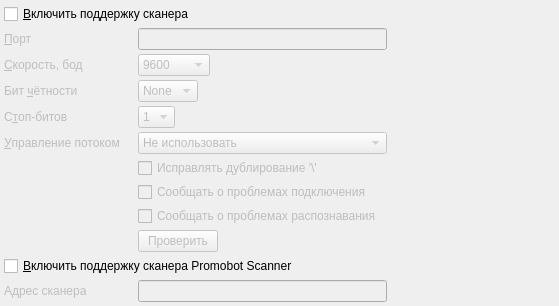
<?xml version="1.0" encoding="UTF-8"?>
<ui version="4.0">
 <class>serialPortScannerPage</class>
 <widget class="QWidget" name="serialPortScannerPage">
  <property name="geometry">
   <rect>
    <x>0</x>
    <y>0</y>
    <width>559</width>
    <height>300</height>
   </rect>
  </property>
  <property name="windowTitle">
   <string>Подключение сканера</string>
  </property>
  <layout class="QGridLayout" name="gridLayout">
   <property name="margin">
    <number>4</number>
   </property>
   <property name="spacing">
    <number>4</number>
   </property>
   <item row="1" column="0">
    <widget class="QLabel" name="lblScanPort">
     <property name="enabled">
      <bool>false</bool>
     </property>
     <property name="minimumSize">
      <size>
       <width>130</width>
       <height>0</height>
      </size>
     </property>
     <property name="text">
      <string>&amp;Порт</string>
     </property>
     <property name="buddy">
      <cstring>edtScanPort</cstring>
     </property>
    </widget>
   </item>
   <item row="1" column="3">
    <spacer name="horizontalSpacer_8">
     <property name="orientation">
      <enum>Qt::Horizontal</enum>
     </property>
     <property name="sizeHint" stdset="0">
      <size>
       <width>84</width>
       <height>20</height>
      </size>
     </property>
    </spacer>
   </item>
   <item row="2" column="0">
    <widget class="QLabel" name="lblScanBaudrate">
     <property name="enabled">
      <bool>false</bool>
     </property>
     <property name="minimumSize">
      <size>
       <width>130</width>
       <height>0</height>
      </size>
     </property>
     <property name="text">
      <string>&amp;Скорость, бод</string>
     </property>
     <property name="buddy">
      <cstring>cmbScanBaudrate</cstring>
     </property>
    </widget>
   </item>
   <item row="1" column="1" colspan="2">
    <widget class="QLineEdit" name="edtScanPort">
     <property name="enabled">
      <bool>false</bool>
     </property>
     <property name="toolTip">
      <string>&lt;html&gt;&lt;head/&gt;&lt;body&gt;&lt;p&gt;для Windows:&lt;/p&gt;&lt;ul style=&quot;margin-top: 0px; margin-bottom: 0px; margin-left: 0px; margin-right: 0px; -qt-list-indent: 1;&quot;&gt;&lt;li style=&quot; margin-top:12px; margin-bottom:12px; margin-left:0px; margin-right:0px; -qt-block-indent:0; text-indent:0px;&quot;&gt;&lt;span style=&quot; font-weight:600;&quot;&gt;com&lt;/span&gt;&lt;span style=&quot; font-weight:600; font-style:italic;&quot;&gt;{N}&lt;/span&gt;&lt;/li&gt;&lt;/ul&gt;&lt;p&gt;для linux (обычно):&lt;/p&gt;&lt;ul style=&quot;margin-top: 0px; margin-bottom: 0px; margin-left: 0px; margin-right: 0px; -qt-list-indent: 1;&quot;&gt;&lt;li style=&quot; margin-top:12px; margin-bottom:0px; margin-left:0px; margin-right:0px; -qt-block-indent:0; text-indent:0px;&quot;&gt;RS-232:&lt;span style=&quot; font-weight:600;&quot;&gt;/dev/ttyS&lt;/span&gt;&lt;span style=&quot; font-weight:600; font-style:italic;&quot;&gt;{N}&lt;/span&gt; ,&lt;/li&gt;&lt;li style=&quot; margin-top:0px; margin-bottom:12px; margin-left:0px; margin-right:0px; -qt-block-indent:0; text-indent:0px;&quot;&gt;USB: &lt;span style=&quot; font-weight:600;&quot;&gt;/dev/ttyUSB&lt;/span&gt;&lt;span style=&quot; font-weight:600; font-style:italic;&quot;&gt;{N}&lt;/span&gt;&lt;/li&gt;&lt;/ul&gt;&lt;/body&gt;&lt;/html&gt;</string>
     </property>
    </widget>
   </item>
   <item row="0" column="0" colspan="4">
    <widget class="QCheckBox" name="chkScanEnable">
     <property name="text">
      <string>&amp;Включить поддержку сканера</string>
     </property>
    </widget>
   </item>
   <item row="3" column="3">
    <spacer name="horizontalSpacer_10">
     <property name="orientation">
      <enum>Qt::Horizontal</enum>
     </property>
     <property name="sizeHint" stdset="0">
      <size>
       <width>84</width>
       <height>20</height>
      </size>
     </property>
    </spacer>
   </item>
   <item row="3" column="1">
    <widget class="QComboBox" name="cmbScanParity">
     <property name="enabled">
      <bool>false</bool>
     </property>
     <property name="sizePolicy">
      <sizepolicy hsizetype="Maximum" vsizetype="Fixed">
       <horstretch>0</horstretch>
       <verstretch>0</verstretch>
      </sizepolicy>
     </property>
     <item>
      <property name="text">
       <string>None</string>
      </property>
     </item>
     <item>
      <property name="text">
       <string>Odd</string>
      </property>
     </item>
     <item>
      <property name="text">
       <string>Even</string>
      </property>
     </item>
    </widget>
   </item>
   <item row="2" column="3">
    <spacer name="horizontalSpacer_9">
     <property name="orientation">
      <enum>Qt::Horizontal</enum>
     </property>
     <property name="sizeHint" stdset="0">
      <size>
       <width>84</width>
       <height>20</height>
      </size>
     </property>
    </spacer>
   </item>
   <item row="2" column="1">
    <widget class="QComboBox" name="cmbScanBaudrate">
     <property name="enabled">
      <bool>false</bool>
     </property>
     <property name="sizePolicy">
      <sizepolicy hsizetype="Maximum" vsizetype="Fixed">
       <horstretch>0</horstretch>
       <verstretch>0</verstretch>
      </sizepolicy>
     </property>
     <property name="currentIndex">
      <number>2</number>
     </property>
     <item>
      <property name="text">
       <string>2400</string>
      </property>
     </item>
     <item>
      <property name="text">
       <string>4800</string>
      </property>
     </item>
     <item>
      <property name="text">
       <string>9600</string>
      </property>
     </item>
     <item>
      <property name="text">
       <string>19200</string>
      </property>
     </item>
     <item>
      <property name="text">
       <string>38400</string>
      </property>
     </item>
     <item>
      <property name="text">
       <string>57600</string>
      </property>
     </item>
     <item>
      <property name="text">
       <string>115200</string>
      </property>
     </item>
    </widget>
   </item>
   <item row="3" column="0">
    <widget class="QLabel" name="lblScanParity">
     <property name="enabled">
      <bool>false</bool>
     </property>
     <property name="minimumSize">
      <size>
       <width>130</width>
       <height>0</height>
      </size>
     </property>
     <property name="text">
      <string>Бит &amp;чётности</string>
     </property>
     <property name="buddy">
      <cstring>cmbScanParity</cstring>
     </property>
    </widget>
   </item>
   <item row="4" column="0">
    <widget class="QLabel" name="lblScanStopBits">
     <property name="enabled">
      <bool>false</bool>
     </property>
     <property name="minimumSize">
      <size>
       <width>130</width>
       <height>0</height>
      </size>
     </property>
     <property name="text">
      <string>С&amp;топ-битов</string>
     </property>
     <property name="buddy">
      <cstring>cmbScanStopBits</cstring>
     </property>
    </widget>
   </item>
   <item row="4" column="1">
    <widget class="QComboBox" name="cmbScanStopBits">
     <property name="enabled">
      <bool>false</bool>
     </property>
     <property name="sizePolicy">
      <sizepolicy hsizetype="Maximum" vsizetype="Fixed">
       <horstretch>0</horstretch>
       <verstretch>0</verstretch>
      </sizepolicy>
     </property>
     <item>
      <property name="text">
       <string>1</string>
      </property>
     </item>
     <item>
      <property name="text">
       <string>2</string>
      </property>
     </item>
    </widget>
   </item>
   <item row="5" column="0">
    <widget class="QLabel" name="lblScanFlowControl">
     <property name="enabled">
      <bool>false</bool>
     </property>
     <property name="minimumSize">
      <size>
       <width>130</width>
       <height>0</height>
      </size>
     </property>
     <property name="text">
      <string>&amp;Управление потоком</string>
     </property>
     <property name="buddy">
      <cstring>cmbScanFlowControl</cstring>
     </property>
    </widget>
   </item>
   <item row="5" column="1" colspan="2">
    <widget class="QComboBox" name="cmbScanFlowControl">
     <property name="enabled">
      <bool>false</bool>
     </property>
     <item>
      <property name="text">
       <string>Не использовать</string>
      </property>
     </item>
     <item>
      <property name="text">
       <string>Аппаратное</string>
      </property>
     </item>
     <item>
      <property name="text">
       <string>Программное</string>
      </property>
     </item>
    </widget>
   </item>
   <item row="9" column="2">
    <spacer name="horizontalSpacer_13">
     <property name="orientation">
      <enum>Qt::Horizontal</enum>
     </property>
     <property name="sizeHint" stdset="0">
      <size>
       <width>85</width>
       <height>20</height>
      </size>
     </property>
    </spacer>
   </item>
   <item row="7" column="1" colspan="3">
    <widget class="QCheckBox" name="chkScanConnectionReport">
     <property name="enabled">
      <bool>false</bool>
     </property>
     <property name="text">
      <string>Сообщать о проблемах подключения</string>
     </property>
    </widget>
   </item>
   <item row="8" column="1" colspan="3">
    <widget class="QCheckBox" name="chkScanParseReport">
     <property name="enabled">
      <bool>false</bool>
     </property>
     <property name="text">
      <string>Сообщать о проблемах распознавания</string>
     </property>
    </widget>
   </item>
   <item row="6" column="1" colspan="3">
    <widget class="QCheckBox" name="chkScanCorrectBackslashes">
     <property name="enabled">
      <bool>false</bool>
     </property>
     <property name="text">
      <string>Исправлять дублирование '\'</string>
     </property>
    </widget>
   </item>
   <item row="9" column="1">
    <widget class="QPushButton" name="btnScanTest">
     <property name="enabled">
      <bool>false</bool>
     </property>
     <property name="sizePolicy">
      <sizepolicy hsizetype="Maximum" vsizetype="Fixed">
       <horstretch>0</horstretch>
       <verstretch>0</verstretch>
      </sizepolicy>
     </property>
     <property name="text">
      <string>Проверить</string>
     </property>
    </widget>
   </item>
   <item row="12" column="0">
    <spacer name="verticalSpacer_5">
     <property name="orientation">
      <enum>Qt::Vertical</enum>
     </property>
     <property name="sizeHint" stdset="0">
      <size>
       <width>20</width>
       <height>42</height>
      </size>
     </property>
    </spacer>
   </item>
   <item row="10" column="0" colspan="4">
    <widget class="QCheckBox" name="chkScanPromobotEnable">
     <property name="text">
      <string>&amp;Включить поддержку сканера Promobot Scanner</string>
     </property>
    </widget>
   </item>
   <item row="11" column="0">
    <widget class="QLabel" name="lblScanPromobotUrl">
     <property name="enabled">
      <bool>false</bool>
     </property>
     <property name="minimumSize">
      <size>
       <width>130</width>
       <height>0</height>
      </size>
     </property>
     <property name="text">
      <string>Адрес сканера</string>
     </property>
     <property name="buddy">
      <cstring></cstring>
     </property>
    </widget>
   </item>
   <item row="11" column="1" colspan="2">
    <widget class="QLineEdit" name="edtScanPromobotAddress">
     <property name="enabled">
      <bool>false</bool>
     </property>
     <property name="toolTip">
      <string>&lt;html&gt;&lt;head/&gt;&lt;body&gt;&lt;p&gt;для Windows:&lt;/p&gt;&lt;ul style=&quot;margin-top: 0px; margin-bottom: 0px; margin-left: 0px; margin-right: 0px; -qt-list-indent: 1;&quot;&gt;&lt;li style=&quot; margin-top:12px; margin-bottom:12px; margin-left:0px; margin-right:0px; -qt-block-indent:0; text-indent:0px;&quot;&gt;&lt;span style=&quot; font-weight:600;&quot;&gt;com&lt;/span&gt;&lt;span style=&quot; font-weight:600; font-style:italic;&quot;&gt;{N}&lt;/span&gt;&lt;/li&gt;&lt;/ul&gt;&lt;p&gt;для linux (обычно):&lt;/p&gt;&lt;ul style=&quot;margin-top: 0px; margin-bottom: 0px; margin-left: 0px; margin-right: 0px; -qt-list-indent: 1;&quot;&gt;&lt;li style=&quot; margin-top:12px; margin-bottom:0px; margin-left:0px; margin-right:0px; -qt-block-indent:0; text-indent:0px;&quot;&gt;RS-232:&lt;span style=&quot; font-weight:600;&quot;&gt;/dev/ttyS&lt;/span&gt;&lt;span style=&quot; font-weight:600; font-style:italic;&quot;&gt;{N}&lt;/span&gt; ,&lt;/li&gt;&lt;li style=&quot; margin-top:0px; margin-bottom:12px; margin-left:0px; margin-right:0px; -qt-block-indent:0; text-indent:0px;&quot;&gt;USB: &lt;span style=&quot; font-weight:600;&quot;&gt;/dev/ttyUSB&lt;/span&gt;&lt;span style=&quot; font-weight:600; font-style:italic;&quot;&gt;{N}&lt;/span&gt;&lt;/li&gt;&lt;/ul&gt;&lt;/body&gt;&lt;/html&gt;</string>
     </property>
    </widget>
   </item>
   <item row="11" column="3">
    <spacer name="horizontalSpacer_11">
     <property name="orientation">
      <enum>Qt::Horizontal</enum>
     </property>
     <property name="sizeHint" stdset="0">
      <size>
       <width>84</width>
       <height>20</height>
      </size>
     </property>
    </spacer>
   </item>
   <item row="4" column="3">
    <spacer name="horizontalSpacer_12">
     <property name="orientation">
      <enum>Qt::Horizontal</enum>
     </property>
     <property name="sizeHint" stdset="0">
      <size>
       <width>84</width>
       <height>20</height>
      </size>
     </property>
    </spacer>
   </item>
  </layout>
 </widget>
 <tabstops>
  <tabstop>chkScanEnable</tabstop>
  <tabstop>edtScanPort</tabstop>
  <tabstop>cmbScanBaudrate</tabstop>
  <tabstop>cmbScanParity</tabstop>
  <tabstop>cmbScanStopBits</tabstop>
  <tabstop>cmbScanFlowControl</tabstop>
  <tabstop>chkScanConnectionReport</tabstop>
  <tabstop>chkScanCorrectBackslashes</tabstop>
  <tabstop>chkScanParseReport</tabstop>
  <tabstop>btnScanTest</tabstop>
 </tabstops>
 <resources/>
 <connections>
  <connection>
   <sender>chkScanEnable</sender>
   <signal>toggled(bool)</signal>
   <receiver>lblScanPort</receiver>
   <slot>setEnabled(bool)</slot>
   <hints>
    <hint type="sourcelabel">
     <x>9</x>
     <y>13</y>
    </hint>
    <hint type="destinationlabel">
     <x>8</x>
     <y>34</y>
    </hint>
   </hints>
  </connection>
  <connection>
   <sender>chkScanEnable</sender>
   <signal>toggled(bool)</signal>
   <receiver>lblScanBaudrate</receiver>
   <slot>setEnabled(bool)</slot>
   <hints>
    <hint type="sourcelabel">
     <x>19</x>
     <y>13</y>
    </hint>
    <hint type="destinationlabel">
     <x>18</x>
     <y>57</y>
    </hint>
   </hints>
  </connection>
  <connection>
   <sender>chkScanEnable</sender>
   <signal>toggled(bool)</signal>
   <receiver>lblScanParity</receiver>
   <slot>setEnabled(bool)</slot>
   <hints>
    <hint type="sourcelabel">
     <x>26</x>
     <y>13</y>
    </hint>
    <hint type="destinationlabel">
     <x>28</x>
     <y>84</y>
    </hint>
   </hints>
  </connection>
  <connection>
   <sender>chkScanEnable</sender>
   <signal>toggled(bool)</signal>
   <receiver>lblScanStopBits</receiver>
   <slot>setEnabled(bool)</slot>
   <hints>
    <hint type="sourcelabel">
     <x>36</x>
     <y>12</y>
    </hint>
    <hint type="destinationlabel">
     <x>40</x>
     <y>108</y>
    </hint>
   </hints>
  </connection>
  <connection>
   <sender>chkScanEnable</sender>
   <signal>toggled(bool)</signal>
   <receiver>lblScanFlowControl</receiver>
   <slot>setEnabled(bool)</slot>
   <hints>
    <hint type="sourcelabel">
     <x>51</x>
     <y>10</y>
    </hint>
    <hint type="destinationlabel">
     <x>54</x>
     <y>136</y>
    </hint>
   </hints>
  </connection>
  <connection>
   <sender>chkScanEnable</sender>
   <signal>toggled(bool)</signal>
   <receiver>edtScanPort</receiver>
   <slot>setEnabled(bool)</slot>
   <hints>
    <hint type="sourcelabel">
     <x>141</x>
     <y>10</y>
    </hint>
    <hint type="destinationlabel">
     <x>143</x>
     <y>27</y>
    </hint>
   </hints>
  </connection>
  <connection>
   <sender>chkScanEnable</sender>
   <signal>toggled(bool)</signal>
   <receiver>cmbScanBaudrate</receiver>
   <slot>setEnabled(bool)</slot>
   <hints>
    <hint type="sourcelabel">
     <x>151</x>
     <y>11</y>
    </hint>
    <hint type="destinationlabel">
     <x>152</x>
     <y>55</y>
    </hint>
   </hints>
  </connection>
  <connection>
   <sender>chkScanEnable</sender>
   <signal>toggled(bool)</signal>
   <receiver>cmbScanParity</receiver>
   <slot>setEnabled(bool)</slot>
   <hints>
    <hint type="sourcelabel">
     <x>160</x>
     <y>13</y>
    </hint>
    <hint type="destinationlabel">
     <x>161</x>
     <y>82</y>
    </hint>
   </hints>
  </connection>
  <connection>
   <sender>chkScanEnable</sender>
   <signal>toggled(bool)</signal>
   <receiver>cmbScanStopBits</receiver>
   <slot>setEnabled(bool)</slot>
   <hints>
    <hint type="sourcelabel">
     <x>172</x>
     <y>12</y>
    </hint>
    <hint type="destinationlabel">
     <x>172</x>
     <y>111</y>
    </hint>
   </hints>
  </connection>
  <connection>
   <sender>chkScanEnable</sender>
   <signal>toggled(bool)</signal>
   <receiver>cmbScanFlowControl</receiver>
   <slot>setEnabled(bool)</slot>
   <hints>
    <hint type="sourcelabel">
     <x>182</x>
     <y>14</y>
    </hint>
    <hint type="destinationlabel">
     <x>185</x>
     <y>136</y>
    </hint>
   </hints>
  </connection>
  <connection>
   <sender>chkScanEnable</sender>
   <signal>toggled(bool)</signal>
   <receiver>chkScanCorrectBackslashes</receiver>
   <slot>setEnabled(bool)</slot>
   <hints>
    <hint type="sourcelabel">
     <x>194</x>
     <y>11</y>
    </hint>
    <hint type="destinationlabel">
     <x>196</x>
     <y>160</y>
    </hint>
   </hints>
  </connection>
  <connection>
   <sender>chkScanEnable</sender>
   <signal>toggled(bool)</signal>
   <receiver>chkScanConnectionReport</receiver>
   <slot>setEnabled(bool)</slot>
   <hints>
    <hint type="sourcelabel">
     <x>208</x>
     <y>10</y>
    </hint>
    <hint type="destinationlabel">
     <x>207</x>
     <y>182</y>
    </hint>
   </hints>
  </connection>
  <connection>
   <sender>chkScanEnable</sender>
   <signal>toggled(bool)</signal>
   <receiver>chkScanParseReport</receiver>
   <slot>setEnabled(bool)</slot>
   <hints>
    <hint type="sourcelabel">
     <x>218</x>
     <y>16</y>
    </hint>
    <hint type="destinationlabel">
     <x>221</x>
     <y>205</y>
    </hint>
   </hints>
  </connection>
  <connection>
   <sender>chkScanEnable</sender>
   <signal>toggled(bool)</signal>
   <receiver>btnScanTest</receiver>
   <slot>setEnabled(bool)</slot>
   <hints>
    <hint type="sourcelabel">
     <x>234</x>
     <y>12</y>
    </hint>
    <hint type="destinationlabel">
     <x>198</x>
     <y>237</y>
    </hint>
   </hints>
  </connection>
  <connection>
   <sender>chkScanPromobotEnable</sender>
   <signal>toggled(bool)</signal>
   <receiver>edtScanPromobotAddress</receiver>
   <slot>setEnabled(bool)</slot>
   <hints>
    <hint type="sourcelabel">
     <x>279</x>
     <y>243</y>
    </hint>
    <hint type="destinationlabel">
     <x>260</x>
     <y>265</y>
    </hint>
   </hints>
  </connection>
  <connection>
   <sender>chkScanPromobotEnable</sender>
   <signal>toggled(bool)</signal>
   <receiver>lblScanPromobotUrl</receiver>
   <slot>setEnabled(bool)</slot>
   <hints>
    <hint type="sourcelabel">
     <x>279</x>
     <y>243</y>
    </hint>
    <hint type="destinationlabel">
     <x>68</x>
     <y>265</y>
    </hint>
   </hints>
  </connection>
 </connections>
</ui>
